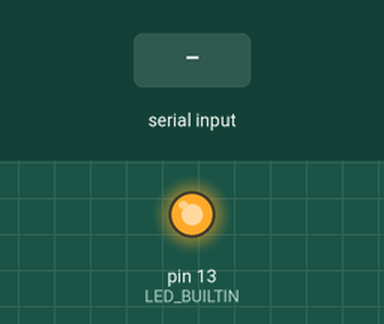
The sketch below on a simulated Arduino Mega 2560, built with avr-gcc and run on an emulated ATmega2560. Parts: output pins drawn as LEDs (lit = HIGH). Inputs (shaded band) come from the test bench. Random numbers use the default seed unless the sketch sets one.

Above: at 1.2 s.
1.3 s: "t" received over Serial
At 2.5 s:
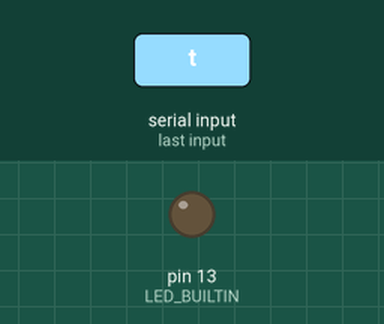
3.5 s: "w" received over Serial
At 5.3 s:
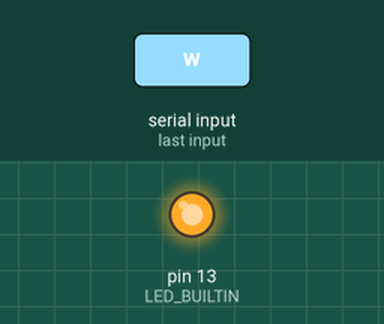
Timing chart, 0 to 6.8 s (numbered marks = the images above; inputs shaded):
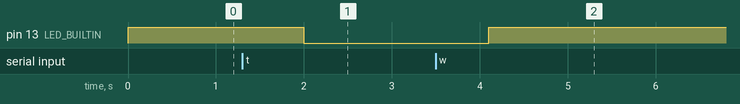

The sketch:

ArduinoNodejs.ino
```cpp
// the setup function runs once when you press reset or power the board
void setup() {
  // initialize digital pin LED_BUILTIN as an output.
  Serial.begin(9600); // Begen listening on port 9600 for serial
  pinMode(LED_BUILTIN, OUTPUT);
  digitalWrite(LED_BUILTIN, HIGH);
}

// the loop function runs over and over again forever
void loop() {


   if(Serial.available() > 0) // Read from serial port
    {
      char ReaderFromNode; // Store current character
      ReaderFromNode = (char) Serial.read();
      convertToState(ReaderFromNode); // Convert character to state
      getPersonTemp(ReaderFromNode); // get person temp
    }

   // Serial.println("personTemp:"+(String)random(20,40));
  delay(1000);
}

void convertToState(char chr) {

  if(chr=='w'){
    digitalWrite(LED_BUILTIN, HIGH);
    delay(100);
  }
  if(chr=='t'){
    digitalWrite(LED_BUILTIN, LOW);
    delay(100);
  }
}


void getPersonTemp(char chr) {

  if(chr=='a'){
    Serial.println("personTemp:"+(String)random(30,40));
  }

}
```

Measured:
- after the input at 1.3 s, pin 13 (LED_BUILTIN): HIGH → LOW after 0.70 s
- after the input at 3.5 s, pin 13 (LED_BUILTIN): LOW → HIGH after 0.60 s
